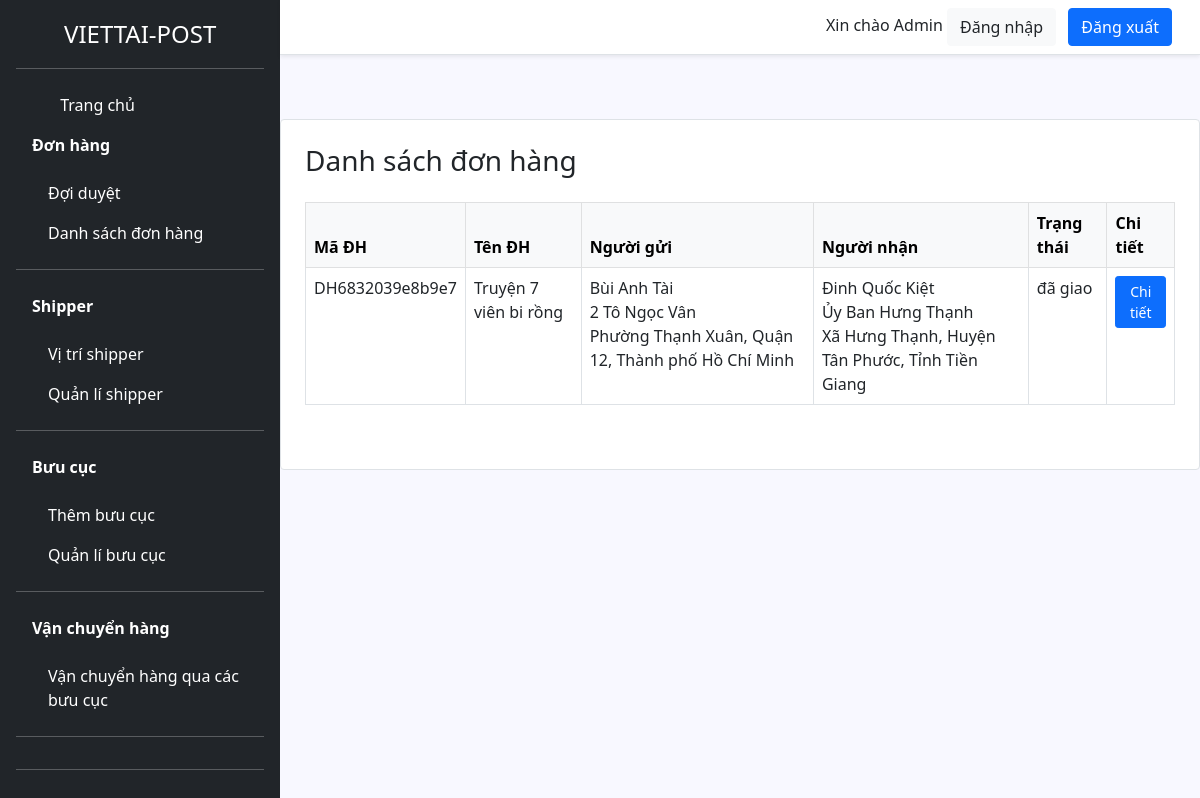
/admin/don-hang.php, run on the app's committed database.
### tables this page shows
CREATE TABLE `don_hang` (
  `ma_don_hang` varchar(50) NOT NULL,
  `ten_don_hang` varchar(50) NOT NULL,
  `so_luong` int(10) NOT NULL,
  `trong_luong` int(10) NOT NULL,
  `ten_nguoi_gui` varchar(100) DEFAULT NULL,
  `sdt_nguoi_gui` varchar(100) DEFAULT NULL,
  `ma_khach_hang` int(11) NOT NULL,
  `ten_nguoi_nhan` varchar(100) NOT NULL,
  `sdt_nguoi_nhan` varchar(20) DEFAULT NULL,
  `dia_chi_nguoi_gui` text NOT NULL,
  `dia_chi_nguoi_gui_mac_dinh` text NOT NULL,
  `lat_nguoi_gui` text DEFAULT NULL,
  `lng_nguoi_gui` text DEFAULT NULL,
  `dia_chi_nguoi_nhan` text DEFAULT NULL,
  `dia_chi_nguoi_nhan_mac_dinh` text NOT NULL,
  `lat_nguoi_nhan` text NOT NULL,
  `lng_nguoi_nhan` text DEFAULT NULL,
  `thu_ho` int(20) DEFAULT NULL,
  `trang_thai` enum('chờ xử lý','chờ shipper tới lấy','đã lấy hàng','đang giao','đã giao','hủy') DEFAULT 'chờ xử lý',
  `phi_van_chuyen` int(10) DEFAULT 0,
  `nguoi_tra_phi` varchar(100) DEFAULT NULL,
  `ngay_tao` datetime DEFAULT current_timestamp(),
  `thoi_gian_hen_lay` varchar(50) NOT NULL,
  `ngay_giao_du_kien` text NOT NULL,
  `ghi_chu` text DEFAULT NULL
);

### controller/cls-admin.php (called while the page is built, shortened)
<?php
class clsAdmin extends ConnectDB
{
    public function layTatCaDonHang()
    {
        $conn = $this->connect();
        $sql = "SELECT * FROM don_hang";
        $stmt = $conn->prepare($sql);
        $stmt->execute();
        return $stmt->fetchAll(PDO::FETCH_ASSOC);
    }
}

### admin/don-hang.php (the view, shortened to what this page needs)
<!DOCTYPE html>
<html lang="vi">
<head>
    <link rel="stylesheet" href="../asset/css/bootstrap.min.css">
    <link rel="stylesheet" href="../asset/css/style.css">
</head>
<?php
require_once '../controller/cls-admin.php';
$admin = new clsAdmin();
$tat_ca_don_hang = $admin->layTatCaDonHang();
?>
<body  class="d-flex">
    <?php
    require_once 'view/sidebar.php';
    ?>
    <div class="main-content">
    <?php
    require_once 'view/header.php';
    ?>
<div class="container px-4 pb-5 card border rounded-4 mt-5">
        <h3 class="mt-4">Danh sách đơn hàng</h3>
        <table class="table table-bordered table-hover mt-3">
            <thead class="table-light">
                <tr>
                    <th>Mã ĐH</th>
                    <th>Tên ĐH</th>
                    <th>Người gửi</th>
                    <th>Người nhận</th>
                    <th>Trạng thái</th>
                    <th>Chi tiết</th>
                </tr>
            </thead>
            <tbody>
                <?php foreach ($tat_ca_don_hang as $don): ?>
                <tr>
                    <td><?= $don['ma_don_hang'] ?></td>
                    <td><?= $don['ten_don_hang'] ?></td>
                    <td><?= $don['ten_nguoi_gui'] ?><br><?= $don['dia_chi_nguoi_gui'] ?><br><?= $don['dia_chi_nguoi_gui_mac_dinh'] ?></td>
                    <td><?= $don['ten_nguoi_nhan'] ?><br><?= $don['dia_chi_nguoi_nhan'] ?><br><?= $don['dia_chi_nguoi_nhan_mac_dinh'] ?></td>
                    <td><?= $don['trang_thai'] ?></td>
                    <td>
                        <button type="button" class="btn btn-primary btn-sm" data-bs-toggle="modal" data-bs-target="#modal<?= $don['ma_don_hang'] ?>">
                            Chi tiết
                        </button>
                    </td>
                </tr>
                <?php endforeach; ?>
            </tbody>
        </table>
</div>
</body>
</html>

### asset/css/style.css (style rules this page uses)
.main-content { width: calc(100% - 280px); min-height: 100vh; display: flex; flex-direction: column; }
body { background-color: ghostwhite; }

### data on the page
don_hang: ma_don_hang "DH6832039e8b9e7", ten_don_hang "Truyện 7 viên bi rồng", ten_nguoi_gui "Bùi Anh Tài", dia_chi_nguoi_gui "2 Tô Ngọc Vân", dia_chi_nguoi_gui_mac_dinh "Phường Thạnh Xuân, Quận 12, Thành phố Hồ Chí Minh", ten_nguoi_nhan "Đinh Quốc Kiệt", dia_chi_nguoi_nhan "Ủy Ban Hưng Thạnh", dia_chi_nguoi_nhan_mac_dinh "Xã Hưng Thạnh, Huyện Tân Phước, Tỉnh Tiền Giang", trang_thai "đã giao"
